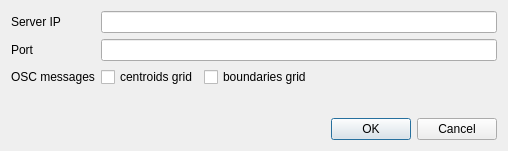
<?xml version="1.0" encoding="UTF-8"?>
<ui version="4.0">
 <class>OSCSettingsDialog</class>
 <widget class="QDialog" name="OSCSettingsDialog">
  <property name="geometry">
   <rect>
    <x>0</x>
    <y>0</y>
    <width>508</width>
    <height>151</height>
   </rect>
  </property>
  <property name="windowTitle">
   <string>Dialog</string>
  </property>
  <layout class="QVBoxLayout" name="verticalLayout">
   <item>
    <layout class="QFormLayout" name="formLayout">
     <item row="0" column="0">
      <widget class="QLabel" name="label">
       <property name="text">
        <string>Server IP</string>
       </property>
      </widget>
     </item>
     <item row="0" column="1">
      <widget class="QLineEdit" name="osc_server_ip_le"/>
     </item>
     <item row="1" column="0">
      <widget class="QLabel" name="label_2">
       <property name="text">
        <string>Port</string>
       </property>
      </widget>
     </item>
     <item row="1" column="1">
      <widget class="QLineEdit" name="osc_server_port_le"/>
     </item>
     <item row="2" column="0">
      <widget class="QLabel" name="label_3">
       <property name="text">
        <string>OSC messages</string>
       </property>
      </widget>
     </item>
     <item row="2" column="1">
      <layout class="QHBoxLayout" name="horizontalLayout">
       <item>
        <widget class="QCheckBox" name="send_centroids_grid_cb">
         <property name="text">
          <string>centroids grid</string>
         </property>
        </widget>
       </item>
       <item>
        <widget class="QCheckBox" name="send_boundaries_grid_cb">
         <property name="text">
          <string>boundaries grid</string>
         </property>
        </widget>
       </item>
       <item>
        <spacer name="horizontalSpacer_2">
         <property name="orientation">
          <enum>Qt::Horizontal</enum>
         </property>
         <property name="sizeHint" stdset="0">
          <size>
           <width>40</width>
           <height>20</height>
          </size>
         </property>
        </spacer>
       </item>
      </layout>
     </item>
    </layout>
   </item>
   <item>
    <layout class="QHBoxLayout" name="horizontalLayout_4">
     <item>
      <spacer name="horizontalSpacer">
       <property name="orientation">
        <enum>Qt::Horizontal</enum>
       </property>
       <property name="sizeHint" stdset="0">
        <size>
         <width>40</width>
         <height>20</height>
        </size>
       </property>
      </spacer>
     </item>
     <item>
      <widget class="QDialogButtonBox" name="buttonBox">
       <property name="orientation">
        <enum>Qt::Horizontal</enum>
       </property>
       <property name="standardButtons">
        <set>QDialogButtonBox::Cancel|QDialogButtonBox::Ok</set>
       </property>
      </widget>
     </item>
    </layout>
   </item>
  </layout>
 </widget>
 <resources/>
 <connections>
  <connection>
   <sender>buttonBox</sender>
   <signal>accepted()</signal>
   <receiver>OSCSettingsDialog</receiver>
   <slot>accept()</slot>
   <hints>
    <hint type="sourcelabel">
     <x>248</x>
     <y>254</y>
    </hint>
    <hint type="destinationlabel">
     <x>157</x>
     <y>274</y>
    </hint>
   </hints>
  </connection>
  <connection>
   <sender>buttonBox</sender>
   <signal>rejected()</signal>
   <receiver>OSCSettingsDialog</receiver>
   <slot>reject()</slot>
   <hints>
    <hint type="sourcelabel">
     <x>316</x>
     <y>260</y>
    </hint>
    <hint type="destinationlabel">
     <x>286</x>
     <y>274</y>
    </hint>
   </hints>
  </connection>
 </connections>
</ui>
